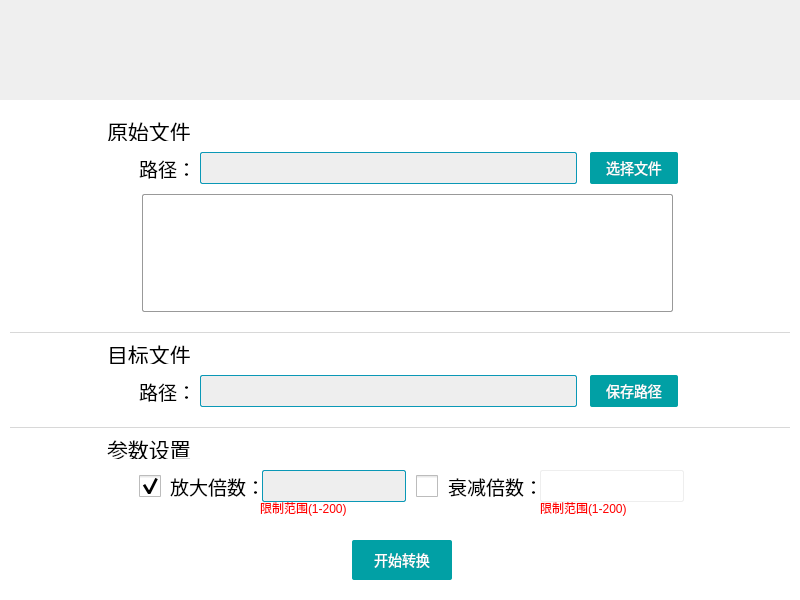
<?xml version="1.0" encoding="UTF-8"?>
<ui version="4.0">
 <class>wavaHelper</class>
 <widget class="QDialog" name="wavaHelper">
  <property name="geometry">
   <rect>
    <x>0</x>
    <y>0</y>
    <width>800</width>
    <height>600</height>
   </rect>
  </property>
  <property name="sizePolicy">
   <sizepolicy hsizetype="Fixed" vsizetype="Fixed">
    <horstretch>0</horstretch>
    <verstretch>0</verstretch>
   </sizepolicy>
  </property>
  <property name="windowTitle">
   <string>wavaHelper</string>
  </property>
  <widget class="QWidget" name="widget_botton" native="true">
   <property name="geometry">
    <rect>
     <x>0</x>
     <y>100</y>
     <width>800</width>
     <height>500</height>
    </rect>
   </property>
   <property name="sizePolicy">
    <sizepolicy hsizetype="Fixed" vsizetype="Fixed">
     <horstretch>0</horstretch>
     <verstretch>0</verstretch>
    </sizepolicy>
   </property>
   <property name="styleSheet">
    <string notr="true">QWidget#widget_botton{
background-color: rgb(255, 255, 255);}</string>
   </property>
   <widget class="QLabel" name="label_choise">
    <property name="geometry">
     <rect>
      <x>107</x>
      <y>20</y>
      <width>91</width>
      <height>21</height>
     </rect>
    </property>
    <property name="styleSheet">
     <string notr="true">font: 75 16pt;

color: rgb(0, 0, 0);</string>
    </property>
    <property name="text">
     <string>原始文件</string>
    </property>
   </widget>
   <widget class="QLabel" name="label_choiseFile">
    <property name="geometry">
     <rect>
      <x>139</x>
      <y>58</y>
      <width>51</width>
      <height>21</height>
     </rect>
    </property>
    <property name="styleSheet">
     <string notr="true">font: 75 14pt ;
color: rgb(0, 0, 0);</string>
    </property>
    <property name="text">
     <string>路径：</string>
    </property>
   </widget>
   <widget class="QLineEdit" name="edit_oldFile">
    <property name="geometry">
     <rect>
      <x>200</x>
      <y>52</y>
      <width>377</width>
      <height>32</height>
     </rect>
    </property>
    <property name="sizePolicy">
     <sizepolicy hsizetype="Fixed" vsizetype="Fixed">
      <horstretch>0</horstretch>
      <verstretch>0</verstretch>
     </sizepolicy>
    </property>
    <property name="styleSheet">
     <string notr="true">QWidget{font: large /'SourceHanSansK-Regular/';
	background-color: rgb(238,238,238);
font-size:16px;border-width:1px;border-color:rgba(10,152,182,1);
border-style: solid;border-radius:2px;padding: 1px 1px}
</string>
    </property>
    <property name="readOnly">
     <bool>true</bool>
    </property>
   </widget>
   <widget class="QPushButton" name="btn_choseFile">
    <property name="geometry">
     <rect>
      <x>590</x>
      <y>52</y>
      <width>88</width>
      <height>32</height>
     </rect>
    </property>
    <property name="sizePolicy">
     <sizepolicy hsizetype="Fixed" vsizetype="Fixed">
      <horstretch>0</horstretch>
      <verstretch>0</verstretch>
     </sizepolicy>
    </property>
    <property name="styleSheet">
     <string notr="true">QPushButton{ font: bold large 'SourceHanSansK-Regular';font-size:14px;
                                border: 0px solid;
                                background-color:rgb(1, 160, 165);
                                color:rgba(255, 255, 255,1);
                                border-radius: 2px;
                                }
                                QPushButton:disabled{
                                background-color:#DCDCDC;
                                border-radius:2px;
                                color:#FFFFFF;    
                                }
                                QPushButton:hover{
                                border: 0px solid;
                                background-color:rgba(88, 164, 176,1);
                                color:rgba(255, 255, 255,1);
                                border-radius:2px;
                                opacity:0.2;
                                }
                                QPushButton:pressed{
                                background-color:rgba(58, 108, 116,1);
                                color:rgba(255, 255, 255,1);
                                border-radius:2px;
                                }</string>
    </property>
    <property name="text">
     <string>选择文件</string>
    </property>
   </widget>
   <widget class="QTextEdit" name="textEdit_fileInfo">
    <property name="geometry">
     <rect>
      <x>142</x>
      <y>94</y>
      <width>531</width>
      <height>118</height>
     </rect>
    </property>
    <property name="styleSheet">
     <string notr="true">QWidget{font: large /'SourceHanSansK-Regular/';
	background-color: rgb(255,255,255);
font-size:16px;border-width:1px;border-color:rgba(153,153,153,1);
border-style: solid;border-radius:2px;padding: 1px 1px}
    QScrollBar{background-color:rgb(218,222,223); width:10px;}
	QScrollBar::handle{background-color:rgb(180, 180, 180); border:2px solid transparent; border-radius:5px;}
		QScrollBar::handle:hover{background-color:rgb(139, 139, 139);}
		QScrollBar::sub-line{background:transparent;}
		QScrollBar::add-line{background:transparent;}</string>
    </property>
   </widget>
   <widget class="Line" name="line">
    <property name="geometry">
     <rect>
      <x>10</x>
      <y>232</y>
      <width>780</width>
      <height>1</height>
     </rect>
    </property>
    <property name="sizePolicy">
     <sizepolicy hsizetype="Preferred" vsizetype="Preferred">
      <horstretch>0</horstretch>
      <verstretch>0</verstretch>
     </sizepolicy>
    </property>
    <property name="minimumSize">
     <size>
      <width>0</width>
      <height>1</height>
     </size>
    </property>
    <property name="styleSheet">
     <string notr="true">    QFrame
    {
    	border:none;
    	background-color:rgba(216,216,216,1);
    	max-height : 1px;
    }</string>
    </property>
    <property name="orientation">
     <enum>Qt::Horizontal</enum>
    </property>
   </widget>
   <widget class="Line" name="line_2">
    <property name="geometry">
     <rect>
      <x>10</x>
      <y>327</y>
      <width>780</width>
      <height>1</height>
     </rect>
    </property>
    <property name="sizePolicy">
     <sizepolicy hsizetype="Preferred" vsizetype="Preferred">
      <horstretch>0</horstretch>
      <verstretch>0</verstretch>
     </sizepolicy>
    </property>
    <property name="minimumSize">
     <size>
      <width>0</width>
      <height>1</height>
     </size>
    </property>
    <property name="styleSheet">
     <string notr="true">    QFrame
    {
    	border:none;
    	background-color:rgba(216,216,216,1);
    	max-height : 1px;
    }</string>
    </property>
    <property name="orientation">
     <enum>Qt::Horizontal</enum>
    </property>
   </widget>
   <widget class="QLineEdit" name="edit_newFile">
    <property name="geometry">
     <rect>
      <x>200</x>
      <y>275</y>
      <width>377</width>
      <height>32</height>
     </rect>
    </property>
    <property name="sizePolicy">
     <sizepolicy hsizetype="Fixed" vsizetype="Fixed">
      <horstretch>0</horstretch>
      <verstretch>0</verstretch>
     </sizepolicy>
    </property>
    <property name="styleSheet">
     <string notr="true">QWidget{font: large /'SourceHanSansK-Regular/';
	background-color: rgb(238,238,238);
font-size:16px;border-width:1px;border-color:rgba(10,152,182,1);
border-style: solid;border-radius:2px;padding: 1px 1px}</string>
    </property>
    <property name="readOnly">
     <bool>true</bool>
    </property>
   </widget>
   <widget class="QLabel" name="label_newFile">
    <property name="geometry">
     <rect>
      <x>139</x>
      <y>281</y>
      <width>51</width>
      <height>21</height>
     </rect>
    </property>
    <property name="styleSheet">
     <string notr="true">font: 75 14pt ;
color: rgb(0, 0, 0);</string>
    </property>
    <property name="text">
     <string>路径：</string>
    </property>
   </widget>
   <widget class="QPushButton" name="btn_saveFile">
    <property name="geometry">
     <rect>
      <x>590</x>
      <y>275</y>
      <width>88</width>
      <height>32</height>
     </rect>
    </property>
    <property name="sizePolicy">
     <sizepolicy hsizetype="Fixed" vsizetype="Fixed">
      <horstretch>0</horstretch>
      <verstretch>0</verstretch>
     </sizepolicy>
    </property>
    <property name="styleSheet">
     <string notr="true">QPushButton{ font: bold large 'SourceHanSansK-Regular';font-size:14px;
                                border: 0px solid;
                                background-color:rgb(1, 160, 165);
                                color:rgba(255, 255, 255,1);
                                border-radius: 2px;
                                }
                                QPushButton:disabled{
                                background-color:#DCDCDC;
                                border-radius:2px;
                                color:#FFFFFF;    
                                }
                                QPushButton:hover{
                                border: 0px solid;
                                background-color:rgba(88, 164, 176,1);
                                color:rgba(255, 255, 255,1);
                                border-radius:2px;
                                opacity:0.2;
                                }
                                QPushButton:pressed{
                                background-color:rgba(58, 108, 116,1);
                                color:rgba(255, 255, 255,1);
                                border-radius:2px;
                                }</string>
    </property>
    <property name="text">
     <string>保存路径</string>
    </property>
   </widget>
   <widget class="QLabel" name="label_save">
    <property name="geometry">
     <rect>
      <x>107</x>
      <y>243</y>
      <width>91</width>
      <height>21</height>
     </rect>
    </property>
    <property name="styleSheet">
     <string notr="true">font: 75 16pt ;
color: rgb(0, 0, 0);</string>
    </property>
    <property name="text">
     <string>目标文件</string>
    </property>
   </widget>
   <widget class="QLabel" name="label_parameter">
    <property name="geometry">
     <rect>
      <x>107</x>
      <y>338</y>
      <width>91</width>
      <height>21</height>
     </rect>
    </property>
    <property name="styleSheet">
     <string notr="true">font: 75 16pt ;
color: rgb(0, 0, 0);</string>
    </property>
    <property name="text">
     <string>参数设置</string>
    </property>
   </widget>
   <widget class="QCheckBox" name="checkBox_enlarge">
    <property name="geometry">
     <rect>
      <x>139</x>
      <y>375</y>
      <width>22</width>
      <height>22</height>
     </rect>
    </property>
    <property name="sizePolicy">
     <sizepolicy hsizetype="Fixed" vsizetype="Fixed">
      <horstretch>0</horstretch>
      <verstretch>0</verstretch>
     </sizepolicy>
    </property>
    <property name="styleSheet">
     <string notr="true">QCheckBox{ spacing: 5px;font: 13pt /'SourceHanSansK-Regular/';}
QCheckBox::indicator{ width: 22px;height: 22px;}
QCheckBox::indicator:unchecked{image:url(:images/diachecked.png);}
QCheckBox::indicator:checked{image:url(:images/checked.png);}</string>
    </property>
    <property name="text">
     <string/>
    </property>
    <property name="checked">
     <bool>true</bool>
    </property>
    <property name="autoRepeat">
     <bool>false</bool>
    </property>
    <property name="autoExclusive">
     <bool>true</bool>
    </property>
   </widget>
   <widget class="QCheckBox" name="checkBox_decline">
    <property name="geometry">
     <rect>
      <x>416</x>
      <y>375</y>
      <width>22</width>
      <height>22</height>
     </rect>
    </property>
    <property name="sizePolicy">
     <sizepolicy hsizetype="Fixed" vsizetype="Fixed">
      <horstretch>0</horstretch>
      <verstretch>0</verstretch>
     </sizepolicy>
    </property>
    <property name="styleSheet">
     <string notr="true">QCheckBox{ spacing: 5px;font: 13pt /'SourceHanSansK-Regular/';}
QCheckBox::indicator{ width: 22px;height: 22px;}
QCheckBox::indicator:unchecked{image:url(:images/diachecked.png);}
QCheckBox::indicator:checked{image:url(:images/checked.png);}</string>
    </property>
    <property name="text">
     <string/>
    </property>
    <property name="checked">
     <bool>false</bool>
    </property>
    <property name="autoRepeat">
     <bool>false</bool>
    </property>
    <property name="autoExclusive">
     <bool>true</bool>
    </property>
   </widget>
   <widget class="QLabel" name="lab_enlager">
    <property name="geometry">
     <rect>
      <x>170</x>
      <y>375</y>
      <width>91</width>
      <height>22</height>
     </rect>
    </property>
    <property name="styleSheet">
     <string notr="true">font: 75 14pt ;
color: rgb(0, 0, 0);</string>
    </property>
    <property name="text">
     <string>放大倍数：</string>
    </property>
   </widget>
   <widget class="QLabel" name="lab_decline">
    <property name="geometry">
     <rect>
      <x>448</x>
      <y>375</y>
      <width>91</width>
      <height>22</height>
     </rect>
    </property>
    <property name="styleSheet">
     <string notr="true">font: 75 14pt ;
color: rgb(0, 0, 0);</string>
    </property>
    <property name="text">
     <string>衰减倍数：</string>
    </property>
   </widget>
   <widget class="QLineEdit" name="edit_enlarge">
    <property name="geometry">
     <rect>
      <x>262</x>
      <y>370</y>
      <width>144</width>
      <height>32</height>
     </rect>
    </property>
    <property name="sizePolicy">
     <sizepolicy hsizetype="Fixed" vsizetype="Fixed">
      <horstretch>0</horstretch>
      <verstretch>0</verstretch>
     </sizepolicy>
    </property>
    <property name="styleSheet">
     <string notr="true">QWidget{font: large /'SourceHanSansK-Regular/';
	background-color: rgb(238,238,238);
font-size:16px;border-width:1px;border-color:rgba(10,152,182,1);
border-style: solid;border-radius:2px;padding: 1px 1px}</string>
    </property>
    <property name="readOnly">
     <bool>false</bool>
    </property>
   </widget>
   <widget class="QLineEdit" name="edit_decline">
    <property name="geometry">
     <rect>
      <x>540</x>
      <y>370</y>
      <width>144</width>
      <height>32</height>
     </rect>
    </property>
    <property name="sizePolicy">
     <sizepolicy hsizetype="Fixed" vsizetype="Fixed">
      <horstretch>0</horstretch>
      <verstretch>0</verstretch>
     </sizepolicy>
    </property>
    <property name="styleSheet">
     <string notr="true">QWidget{font: large /'SourceHanSansK-Regular/';
	background-color: rgb(255,255,255);
font-size:16px;border-width:1px;border-color:rgba(238,238,238,1);
border-style: solid;border-radius:2px;padding: 1px 1px}</string>
    </property>
    <property name="readOnly">
     <bool>false</bool>
    </property>
   </widget>
   <widget class="QLabel" name="lab_enlargeRange">
    <property name="geometry">
     <rect>
      <x>260</x>
      <y>400</y>
      <width>91</width>
      <height>16</height>
     </rect>
    </property>
    <property name="styleSheet">
     <string notr="true">font: 8pt &quot;黑体&quot;;
color: rgb(255, 0, 0);</string>
    </property>
    <property name="text">
     <string>限制范围(1-200)</string>
    </property>
   </widget>
   <widget class="QLabel" name="lab_declineRange">
    <property name="geometry">
     <rect>
      <x>540</x>
      <y>400</y>
      <width>91</width>
      <height>16</height>
     </rect>
    </property>
    <property name="styleSheet">
     <string notr="true">font: 8pt &quot;黑体&quot;;
color: rgb(255, 0, 0);</string>
    </property>
    <property name="text">
     <string>限制范围(1-200)</string>
    </property>
   </widget>
   <widget class="QPushButton" name="btn_start">
    <property name="geometry">
     <rect>
      <x>352</x>
      <y>440</y>
      <width>100</width>
      <height>40</height>
     </rect>
    </property>
    <property name="sizePolicy">
     <sizepolicy hsizetype="Fixed" vsizetype="Fixed">
      <horstretch>0</horstretch>
      <verstretch>0</verstretch>
     </sizepolicy>
    </property>
    <property name="styleSheet">
     <string notr="true">QPushButton{ font: bold large 'SourceHanSansK-Regular';font-size:14px;
                                border: 0px solid;
                                background-color:rgb(1, 160, 165);
                                color:rgba(255, 255, 255,1);
                                border-radius: 2px;
                                }
                                QPushButton:disabled{
                                background-color:#DCDCDC;
                                border-radius:2px;
                                color:#FFFFFF;    
                                }
                                QPushButton:hover{
                                border: 0px solid;
                                background-color:rgba(88, 164, 176,1);
                                color:rgba(255, 255, 255,1);
                                border-radius:2px;
                                opacity:0.2;
                                }
                                QPushButton:pressed{
                                background-color:rgba(58, 108, 116,1);
                                color:rgba(255, 255, 255,1);
                                border-radius:2px;
                                }</string>
    </property>
    <property name="text">
     <string>开始转换</string>
    </property>
   </widget>
  </widget>
  <widget class="QWidget" name="widget_top" native="true">
   <property name="geometry">
    <rect>
     <x>0</x>
     <y>0</y>
     <width>800</width>
     <height>100</height>
    </rect>
   </property>
   <property name="sizePolicy">
    <sizepolicy hsizetype="Fixed" vsizetype="Fixed">
     <horstretch>0</horstretch>
     <verstretch>0</verstretch>
    </sizepolicy>
   </property>
   <property name="styleSheet">
    <string notr="true">QWidget#widget_top{
background-image: url(:images/topBackImg.png);}</string>
   </property>
   <widget class="QPushButton" name="btnMin">
    <property name="geometry">
     <rect>
      <x>720</x>
      <y>0</y>
      <width>40</width>
      <height>40</height>
     </rect>
    </property>
    <property name="sizePolicy">
     <sizepolicy hsizetype="Fixed" vsizetype="Fixed">
      <horstretch>0</horstretch>
      <verstretch>0</verstretch>
     </sizepolicy>
    </property>
    <property name="styleSheet">
     <string notr="true">
QPushButton:hover{border: none;
background-image:url(:/images/btnMin_hover.png);;}


QPushButton{border: none;
outline: none;
background-image:url(:/images/btnMin_normal.png);}

QPushButton:pressed{border: none;
background-image:url(:/images/btnMin_pressed.png);}</string>
    </property>
    <property name="text">
     <string/>
    </property>
   </widget>
   <widget class="QPushButton" name="btnClose">
    <property name="enabled">
     <bool>true</bool>
    </property>
    <property name="geometry">
     <rect>
      <x>760</x>
      <y>0</y>
      <width>40</width>
      <height>40</height>
     </rect>
    </property>
    <property name="sizePolicy">
     <sizepolicy hsizetype="Fixed" vsizetype="Fixed">
      <horstretch>0</horstretch>
      <verstretch>0</verstretch>
     </sizepolicy>
    </property>
    <property name="styleSheet">
     <string notr="true">
QPushButton:hover{border: none;
background-image:url(:/images/btnClose_hover.png);;}


QPushButton{border: none;
outline: none;
background-image:url(:/images/btnClose_normal.png);}

QPushButton:pressed{border: none;
background-image:url(:/images/btnClose_pressed.png);}</string>
    </property>
    <property name="text">
     <string/>
    </property>
   </widget>
  </widget>
 </widget>
 <resources/>
 <connections/>
</ui>
